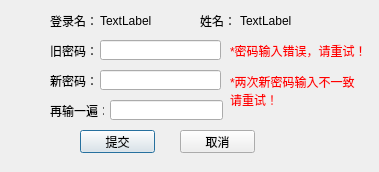
<?xml version="1.0" encoding="UTF-8"?>
<ui version="4.0">
 <class>modPwDialog</class>
 <widget class="QDialog" name="modPwDialog">
  <property name="geometry">
   <rect>
    <x>0</x>
    <y>0</y>
    <width>379</width>
    <height>172</height>
   </rect>
  </property>
  <property name="windowTitle">
   <string>学生 - 修改密码</string>
  </property>
  <widget class="QLabel" name="label">
   <property name="geometry">
    <rect>
     <x>50</x>
     <y>10</y>
     <width>54</width>
     <height>21</height>
    </rect>
   </property>
   <property name="text">
    <string>登录名：</string>
   </property>
  </widget>
  <widget class="QLabel" name="idLabel">
   <property name="geometry">
    <rect>
     <x>100</x>
     <y>10</y>
     <width>91</width>
     <height>21</height>
    </rect>
   </property>
   <property name="text">
    <string>TextLabel</string>
   </property>
  </widget>
  <widget class="QLabel" name="label_2">
   <property name="geometry">
    <rect>
     <x>50</x>
     <y>40</y>
     <width>54</width>
     <height>21</height>
    </rect>
   </property>
   <property name="text">
    <string>旧密码：</string>
   </property>
  </widget>
  <widget class="QLabel" name="label_3">
   <property name="geometry">
    <rect>
     <x>50</x>
     <y>70</y>
     <width>54</width>
     <height>21</height>
    </rect>
   </property>
   <property name="text">
    <string>新密码：</string>
   </property>
  </widget>
  <widget class="QLabel" name="label_4">
   <property name="geometry">
    <rect>
     <x>50</x>
     <y>100</y>
     <width>54</width>
     <height>21</height>
    </rect>
   </property>
   <property name="text">
    <string>再输一遍：</string>
   </property>
  </widget>
  <widget class="QLabel" name="label_5">
   <property name="geometry">
    <rect>
     <x>200</x>
     <y>10</y>
     <width>31</width>
     <height>21</height>
    </rect>
   </property>
   <property name="text">
    <string>姓名：</string>
   </property>
  </widget>
  <widget class="QLabel" name="nameLabel">
   <property name="geometry">
    <rect>
     <x>240</x>
     <y>10</y>
     <width>81</width>
     <height>21</height>
    </rect>
   </property>
   <property name="text">
    <string>TextLabel</string>
   </property>
  </widget>
  <widget class="QLineEdit" name="oldPwLineEdit">
   <property name="geometry">
    <rect>
     <x>100</x>
     <y>40</y>
     <width>121</width>
     <height>20</height>
    </rect>
   </property>
   <property name="echoMode">
    <enum>QLineEdit::Password</enum>
   </property>
  </widget>
  <widget class="QLineEdit" name="newPwLineEdit">
   <property name="geometry">
    <rect>
     <x>100</x>
     <y>70</y>
     <width>121</width>
     <height>20</height>
    </rect>
   </property>
   <property name="echoMode">
    <enum>QLineEdit::Password</enum>
   </property>
  </widget>
  <widget class="QLineEdit" name="rpPwLineEdit">
   <property name="geometry">
    <rect>
     <x>110</x>
     <y>100</y>
     <width>113</width>
     <height>20</height>
    </rect>
   </property>
   <property name="echoMode">
    <enum>QLineEdit::Password</enum>
   </property>
  </widget>
  <widget class="QLabel" name="oldPwErrTip">
   <property name="geometry">
    <rect>
     <x>230</x>
     <y>40</y>
     <width>141</width>
     <height>21</height>
    </rect>
   </property>
   <property name="autoFillBackground">
    <bool>false</bool>
   </property>
   <property name="styleSheet">
    <string notr="true">color: rgb(255, 0, 0);</string>
   </property>
   <property name="text">
    <string>*密码输入错误，请重试！</string>
   </property>
  </widget>
  <widget class="QLabel" name="rpPwErrTip">
   <property name="geometry">
    <rect>
     <x>230</x>
     <y>70</y>
     <width>131</width>
     <height>41</height>
    </rect>
   </property>
   <property name="styleSheet">
    <string notr="true">color: rgb(255, 0, 0);</string>
   </property>
   <property name="text">
    <string>*两次新密码输入不一致
请重试！</string>
   </property>
  </widget>
  <widget class="QPushButton" name="OkBtn">
   <property name="geometry">
    <rect>
     <x>80</x>
     <y>130</y>
     <width>75</width>
     <height>23</height>
    </rect>
   </property>
   <property name="text">
    <string>提交</string>
   </property>
  </widget>
  <widget class="QPushButton" name="cancelBtn">
   <property name="geometry">
    <rect>
     <x>180</x>
     <y>130</y>
     <width>75</width>
     <height>23</height>
    </rect>
   </property>
   <property name="text">
    <string>取消</string>
   </property>
  </widget>
 </widget>
 <resources/>
 <connections/>
</ui>
